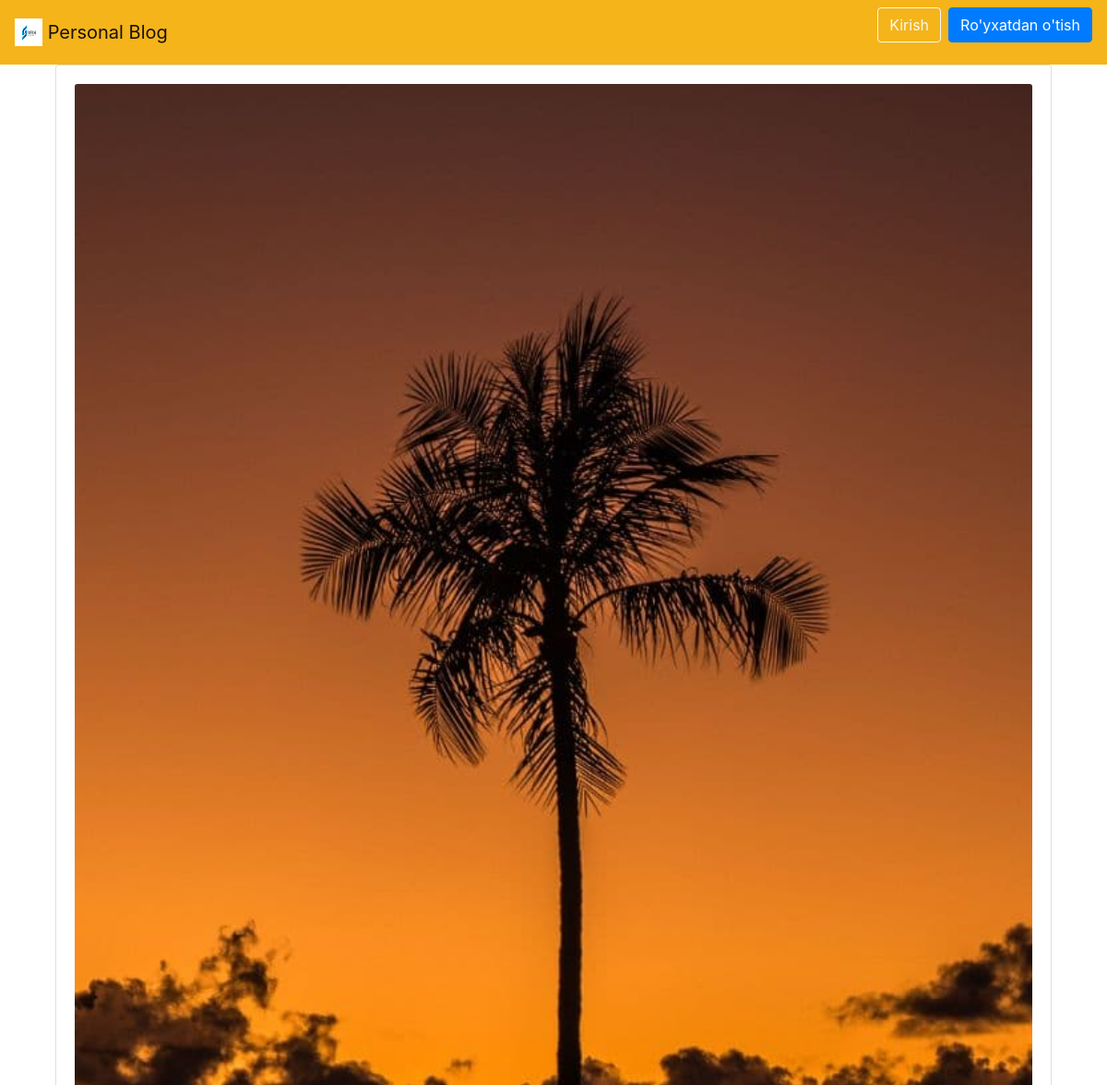
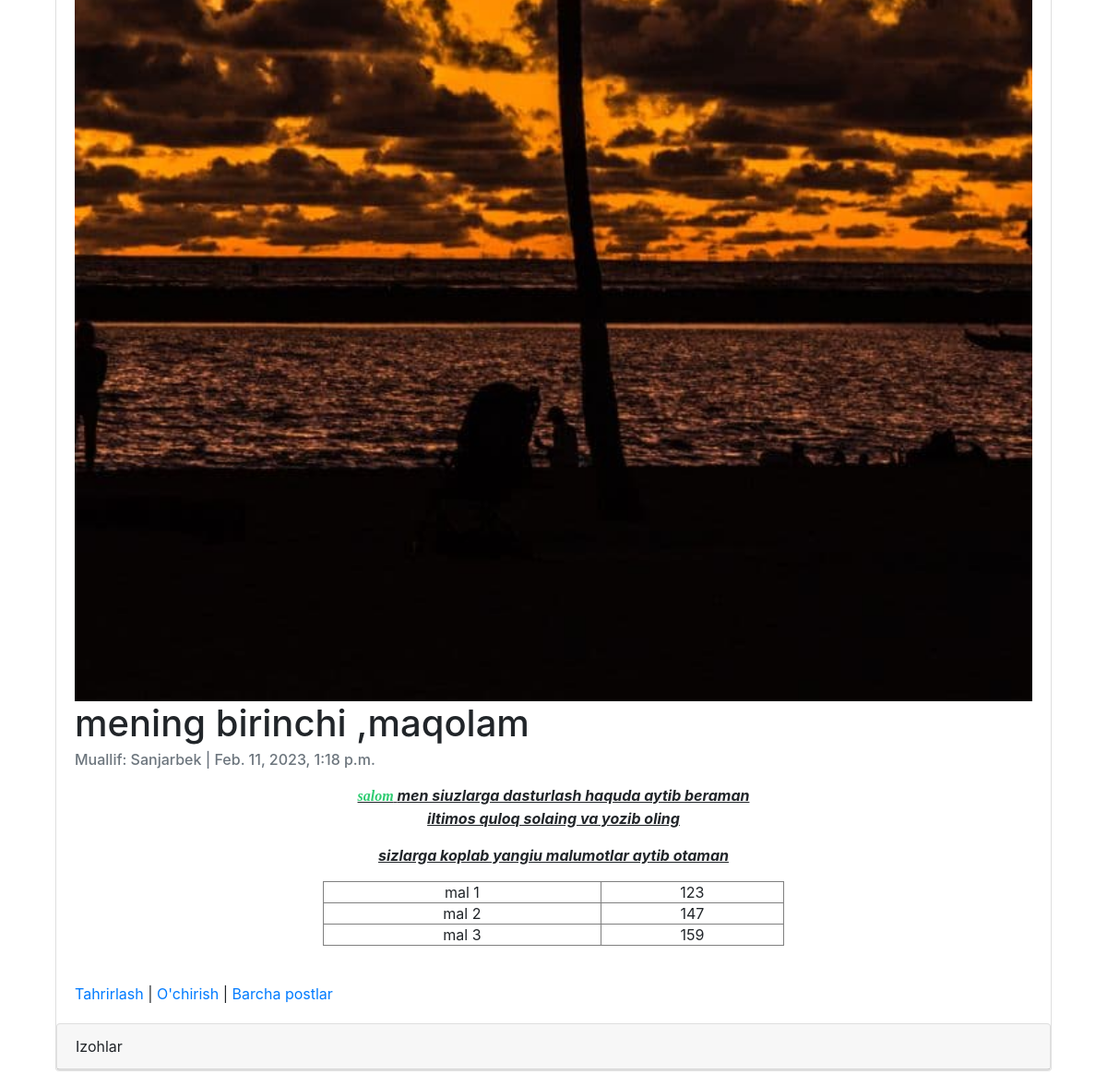
The page /articles/4/ on the database its author committed (2 pictures, top to bottom).
### articles/models.py (models this page shows, shortened)
class Article(models.Model):
    title=models.CharField(max_length=250)
    summary=models.CharField(max_length=200,blank=True)
    body=RichTextField()
    photo=models.ImageField(upload_to='images',blank=True)
    date=models.DateTimeField(auto_now_add=True)
    author=models.ForeignKey(
        get_user_model(),
        on_delete=models.CASCADE,
    )

### accounts/models.py (models this page shows)
class CustomUser(AbstractUser):
    age=models.PositiveIntegerField(null=True, blank=True)    # null=True, blank=True  yoshini so'rash shart emasligi uchun true

### articles/views.py (the view)
# urls.py: path('<int:pk>/', ArticleDetailView.as_view(), name='article_detail'),
class ArticleDetailView(DetailView):
    model = Article
    template_name = 'article_detail.html'

### templates/article_detail.html (shortened to what this page needs)
{% extends 'base.html' %}
{% block content %}
    <div class="container-fluid">
        <div class="card" >
          <div class="card-body">
              {%  if object.photo %}
                <img class="card-img-top" src="{{ object.photo.url }}" alt="{{ object.title }}">
              {% endif %}
              <h1 class="card-title">{{ object.title }}</h1>
              <h6 class="card-subtitle mb-2 text-muted">Muallif: {{ object.author }} | {{ object.date }}</h6>
              <p class="card-text">{{ object.body | safe}}</p>
              <a href="{% url 'article_edit' article.pk %}">Tahrirlash</a> |
              <a href="{% url 'article_delete' article.pk %}">O'chirish</a> |
              <a href="{% url 'article_list' %}">Barcha postlar</a>
          </div>
            <div class="card">
                <div class="card-header">Izohlar</div>
            </div>
        </div>
    </div>
{% endblock content %}

### rows shown on the page
Article: photo (picture), title "mening birinchi ,maqolam", author "Sanjarbek", date "Feb. 11, 2023, 1:18 p.m.", body "salom men siuzlarga dasturlash haquda aytib beraman iltimos quloq solaing va yozib oling sizlarga koplab yangiu malumotlar aytib otaman mal 1 123 mal 2 147 mal 3 159"
